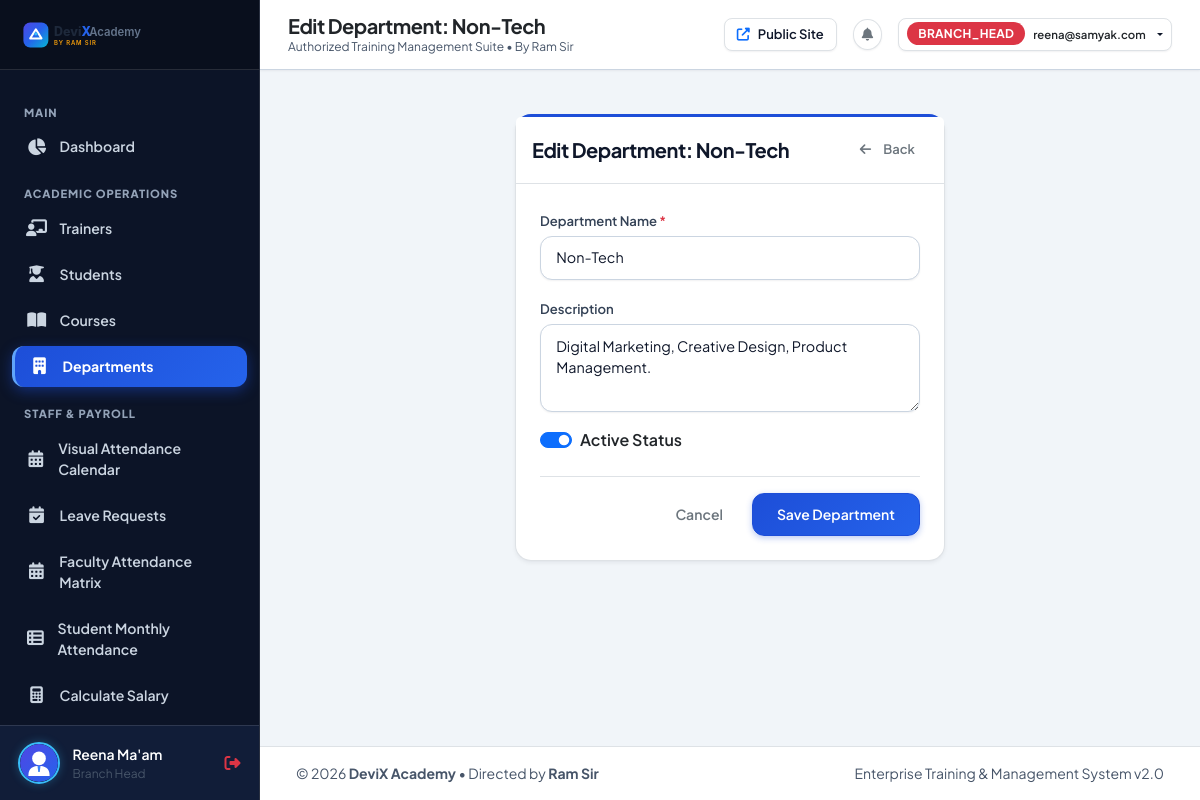
Screenshot of /branch-head/departments/2/edit/ (signed in) with the database file from the repository.
### accounts/models.py (models this page shows, shortened)
class User(AbstractUser):
    class Role(models.TextChoices):
        BRANCH_HEAD = 'BRANCH_HEAD', 'Branch Head'
        TRAINER = 'TRAINER', 'Trainer'
        STUDENT = 'STUDENT', 'Student'
    role = models.CharField(
        max_length=20,
        choices=Role.choices,
        default=Role.STUDENT,
        help_text="Role defines the access level and dashboard view."
    )
    phone = models.CharField(
        max_length=20,
        blank=True,
        null=True,
        unique=True,
        help_text="Contact phone number."
    )
    must_change_password = models.BooleanField(
        default=False,
        help_text="If set, user will be prompted to change password on first login."
    )
    created_at = models.DateTimeField(auto_now_add=True)
    updated_at = models.DateTimeField(auto_now=True)
    class Meta:
        verbose_name = 'User'
        verbose_name_plural = 'Users'
        ordering = ['-date_joined']
    @property
    def is_branch_head(self):
        return self.role == self.Role.BRANCH_HEAD
    @property
    def is_trainer(self):
        return self.role == self.Role.TRAINER
    @property
    def is_student(self):
        return self.role == self.Role.STUDENT
    @property
    def display_name(self):
        if self.first_name or self.last_name:
            return f"{self.first_name} {self.last_name}".strip()
        return self.username

### academy/models.py (models this page shows, shortened)
class Department(models.Model):
    name = models.CharField(max_length=100, unique=True, help_text="e.g. Tech, Non-Tech")
    description = models.TextField(blank=True)
    is_active = models.BooleanField(default=True)
    created_at = models.DateTimeField(auto_now_add=True)
    class Meta:
        ordering = ['name']

### academy/views_branch_head.py (the view)
@branch_head_required
def department_edit(request, pk):
    dept = get_object_or_404(Department, pk=pk)
    if request.method == 'POST':
        form = DepartmentForm(request.POST, instance=dept)
        if form.is_valid():
            dept = form.save()
            messages.success(request, f"Department '{dept.name}' updated successfully!")
            return redirect('branch_head:department_list')
    else:
        form = DepartmentForm(instance=dept)
    return render(request, 'branch_head/department_form.html', {'form': form, 'title': f'Edit Department: {dept.name}'})

### academy/forms.py
class DepartmentForm(forms.ModelForm):
    class Meta:
        model = Department
        fields = ['name', 'description', 'is_active']
        widgets = {
            'name': forms.TextInput(attrs={'class': 'form-control', 'placeholder': 'e.g. Tech or Non-Tech'}),
            'description': forms.Textarea(attrs={'class': 'form-control', 'rows': 3, 'placeholder': 'Department overview'}),
            'is_active': forms.CheckboxInput(attrs={'class': 'form-check-input'}),
        }

### templates/branch_head/department_form.html (shortened to what this page needs)
{% extends 'base.html' %}
{% block page_title %}{{ title }}{% endblock %}
{% block content %}
<div class="row justify-content-center">
    <div class="col-lg-6">
        <div class="card border" style="border-top: 3px solid #1d4ed8 !important;">
            <div class="card-header bg-white py-3 border-bottom d-flex align-items-center justify-content-between">
                <h5 class="mb-0 fw-bold">{{ title }}</h5>
                <a href="{% url 'branch_head:department_list' %}" class="btn btn-sm btn-outline-secondary">
                    <i class="fas fa-arrow-left me-1"></i> Back
                </a>
            </div>
            <div class="card-body p-4">
                <form method="POST" novalidate>
                    <div class="mb-3">
                        <label class="form-label small fw-semibold">Department Name <span class="text-danger">*</span></label>
                        {{ form.name }}
                    </div>
                    <div class="mb-3">
                        <label class="form-label small fw-semibold">Description</label>
                        {{ form.description }}
                    </div>
                    <div class="mb-4">
                        <div class="form-check form-switch">
                            {{ form.is_active }}
                            <label class="form-check-label fw-semibold" for="id_is_active">Active Status</label>
                        </div>
                    </div>
                    <div class="d-flex justify-content-end gap-2 border-top pt-3">
                        <a href="{% url 'branch_head:department_list' %}" class="btn btn-outline-secondary">Cancel</a>
                        <button type="submit" class="btn btn-primary px-4">Save Department</button>
                    </div>
                </form>
            </div>
        </div>
    </div>
</div>
{% endblock %}

### templates/base.html (shortened to what this page needs)
{% load static %}
<!DOCTYPE html>
<html lang="en">
<head>
    <link href="https://cdn.jsdelivr.net/npm/bootstrap@5.3.3/dist/css/bootstrap.min.css" rel="stylesheet">
    <link rel="stylesheet" href="https://cdnjs.cloudflare.com/ajax/libs/font-awesome/6.5.2/css/all.min.css">
    <link rel="stylesheet" href="{% static 'css/style.css' %}">
</head>
<body>
    {% if user.is_authenticated and not is_public_page %}
    <div class="app-wrapper">
        <aside class="app-sidebar">
            <div class="sidebar-header">
                <a href="{% url 'accounts:role_redirect' %}" class="sidebar-brand">
                    <img src="{% static 'images/logo.svg' %}" alt="DeviX Logo" height="34">
                </a>
            </div>
            <div class="sidebar-menu">
                {% if user.is_branch_head %}
                    <div class="menu-category">Main</div>
                    <a href="{% url 'branch_head:dashboard' %}" class="nav-item-link {% if request.resolver_match.url_name == 'dashboard' %}active{% endif %}">
                        <i class="fas fa-chart-pie"></i>
                        <span>Dashboard</span>
                    </a>
                    <div class="menu-category">Academic Operations</div>
                    <a href="{% url 'branch_head:trainer_list' %}" class="nav-item-link {% if 'trainer' in request.resolver_match.url_name and 'report' not in request.resolver_match.url_name %}active{% endif %}">
                        <i class="fas fa-chalkboard-teacher"></i>
                        <span>Trainers</span>
                    </a>
                    <a href="{% url 'branch_head:student_list' %}" class="nav-item-link {% if 'student' in request.resolver_match.url_name %}active{% endif %}">
                        <i class="fas fa-user-graduate"></i>
                        <span>Students</span>
                    </a>
                    <a href="{% url 'branch_head:course_list' %}" class="nav-item-link {% if 'course' in request.resolver_match.url_name %}active{% endif %}">
                        <i class="fas fa-book-open"></i>
                        <span>Courses</span>
                    </a>
                    <a href="{% url 'branch_head:department_list' %}" class="nav-item-link {% if 'department' in request.resolver_match.url_name %}active{% endif %}">
                        <i class="fas fa-building"></i>
                        <span>Departments</span>
                    </a>
                    <div class="menu-category">Staff & Payroll</div>
                    <a href="{% url 'branch_head:attendance_calendar' %}" class="nav-item-link {% if 'attendance_calendar' in request.resolver_match.url_name %}active{% endif %}">
                        <i class="fas fa-calendar-days"></i>
                        <span>Visual Attendance Calendar</span>
                    </a>
                    <a href="{% url 'branch_head:leave_list' %}" class="nav-item-link {% if 'leave' in request.resolver_match.url_name %}active{% endif %}">
                        <i class="fas fa-calendar-check"></i>
                        <span>Leave Requests</span>
                    </a>
                    <a href="{% url 'branch_head:trainer_attendance_report' %}" class="nav-item-link {% if request.resolver_match.url_name == 'trainer_attendance_report' %}active{% endif %}">
                        <i class="fas fa-calendar-alt"></i>
                        <span>Faculty Attendance Matrix</span>
                    </a>
                    <a href="{% url 'branch_head:student_attendance_report' %}" class="nav-item-link {% if request.resolver_match.url_name == 'student_attendance_report' %}active{% endif %}">
                        <i class="fas fa-table-list"></i>
                        <span>Student Monthly Attendance</span>
                    </a>
                    <a href="{% url 'branch_head:salary_calculator' %}" class="nav-item-link {% if 'salary_calculator' in request.resolver_match.url_name %}active{% endif %}">
                        <i class="fas fa-calculator"></i>
                        <span>Calculate Salary</span>
                    </a>
                    <a href="{% url 'branch_head:salary_records' %}" class="nav-item-link {% if 'salary_records' in request.resolver_match.url_name or 'salary_slip' in request.resolver_match.url_name %}active{% endif %}">
                    </a>
                {% endif %}
            </div>
            <div class="sidebar-footer">
                <div class="user-badge">
                    <img src="{% if user.is_trainer and user.trainer_profile %}{{ user.trainer_profile.profile_picture_url }}{% elif user.is_student and user.student_profile %}{{ user.student_profile.profile_picture_url }}{% else %}{% static 'images/default-trainer.svg' %}{% endif %}" alt="Avatar" class="user-avatar-sm">
                    <div class="user-info flex-grow-1 overflow-hidden">
                        <div class="text-truncate fw-semibold text-white small">{{ user.display_name }}</div>
                        <div class="text-truncate text-muted" style="font-size: 0.75rem;">{{ user.get_role_display }}</div>
                    </div>
                    <a href="{% url 'accounts:logout' %}" class="text-danger" title="Logout">
                        <i class="fas fa-sign-out-alt"></i>
                    </a>
                </div>
            </div>
        </aside>
        <div class="app-main">
            <header class="app-topbar">
                <div class="d-flex align-items-center gap-3">
                    <div>
                        <h5 class="mb-0 fw-bold text-dark d-none d-sm-block">{% block page_title %}DeviX Academy{% endblock %}</h5>
                        <div class="text-muted d-none d-md-block" style="font-size: 0.75rem;">Authorized Training Management Suite &bull; By Ram Sir</div>
                    </div>
                </div>
                <div class="d-flex align-items-center gap-2 gap-sm-3">
                    <a href="{% url 'public_home' %}" class="btn btn-light btn-sm border" target="_blank" title="View Public Portal">
                        <i class="fas fa-external-link-alt text-primary"></i> <span class="d-none d-md-inline">Public Site</span>
                    </a>
                    <div class="dropdown" id="notificationDropdownContainer">
                        <button class="btn btn-light btn-sm border position-relative p-2 rounded-circle" type="button" id="notifDropdownBtn" data-bs-toggle="dropdown" aria-expanded="false" title="Activity Notifications">
                            <i class="fas fa-bell text-secondary"></i>
                        </button>
                    </div>
                    <div class="dropdown">
                        <button class="btn btn-light btn-sm dropdown-toggle d-flex align-items-center gap-2 border px-2 py-1" type="button" data-bs-toggle="dropdown">
                            <span class="badge {% if user.is_branch_head %}bg-danger{% elif user.is_trainer %}bg-primary{% else %}bg-success{% endif %} text-uppercase">{{ user.role }}</span>
                            <span class="fw-semibold small d-none d-md-inline text-dark">{{ user.username }}</span>
                        </button>
                    </div>
                </div>
            </header>
            <div class="px-4 pt-3">
            </div>
            <main class="app-content">
                {% block content %}{% endblock %}
            </main>
            <footer class="py-3 px-4 bg-white border-top text-center text-muted small mt-auto no-print">
                <div class="container-fluid d-flex flex-wrap align-items-center justify-content-between gap-2">
                    <span>&copy; {% now "Y" %} <strong>DeviX Academy</strong> &bull; Directed by <strong>Ram Sir</strong></span>
                    <span class="text-muted">Enterprise Training & Management System v2.0</span>
                </div>
            </footer>
        </div>
    </div>
    {% endif %}
</body>
</html>

### rows the page displays
User: display_name "Reena Ma'am", role "Branch Head", role "BRANCH_HEAD", username "reena@samyak.com"
Department: name "Non-Tech", description "Digital Marketing, Creative Design, Product Management.", is_active "☑"

### other values shown
{{ title }} "Edit Department: Non-Tech"
